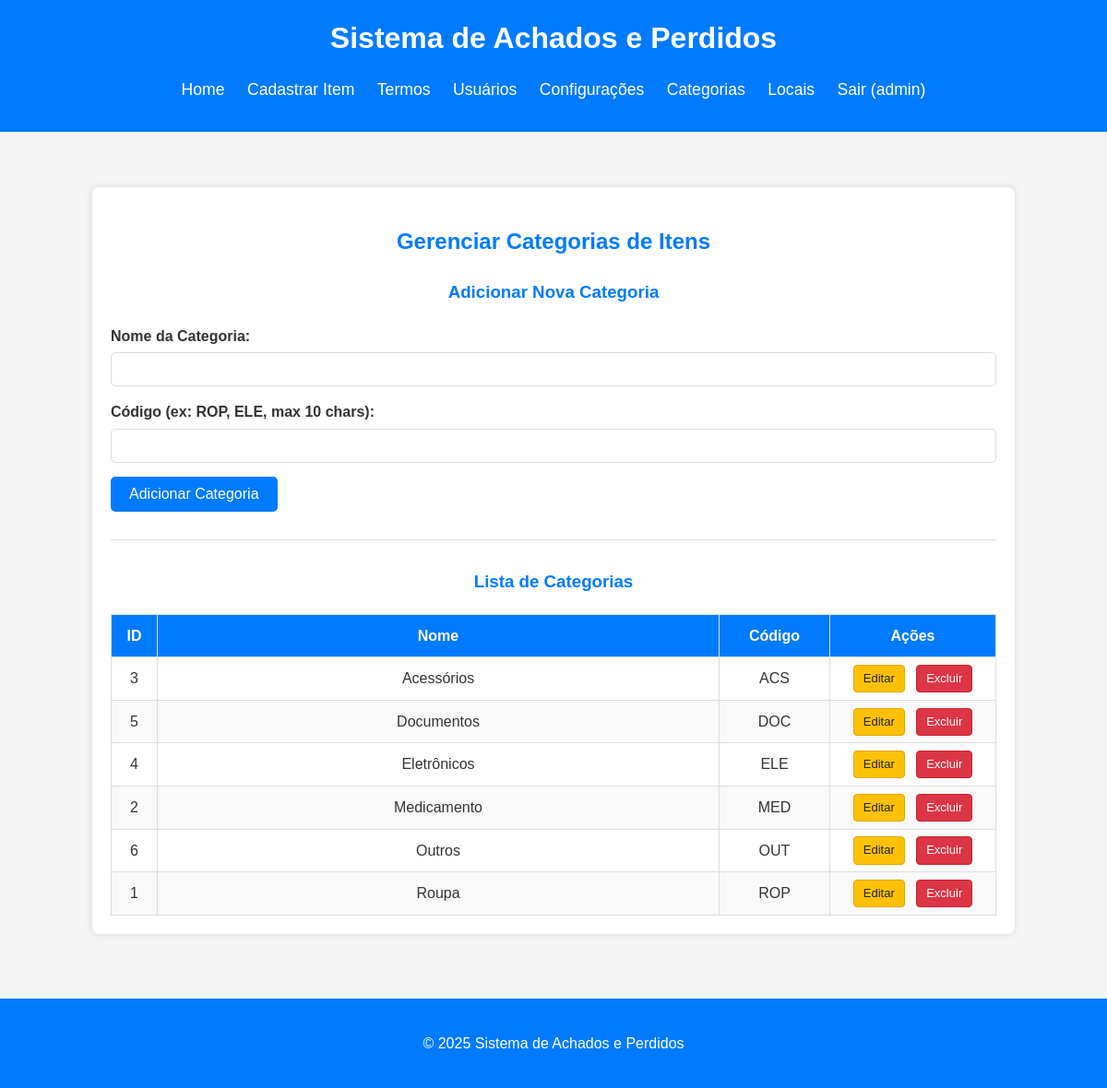
/admin/manage_categories.php (signed in), run on an earlier commit of the app's database.
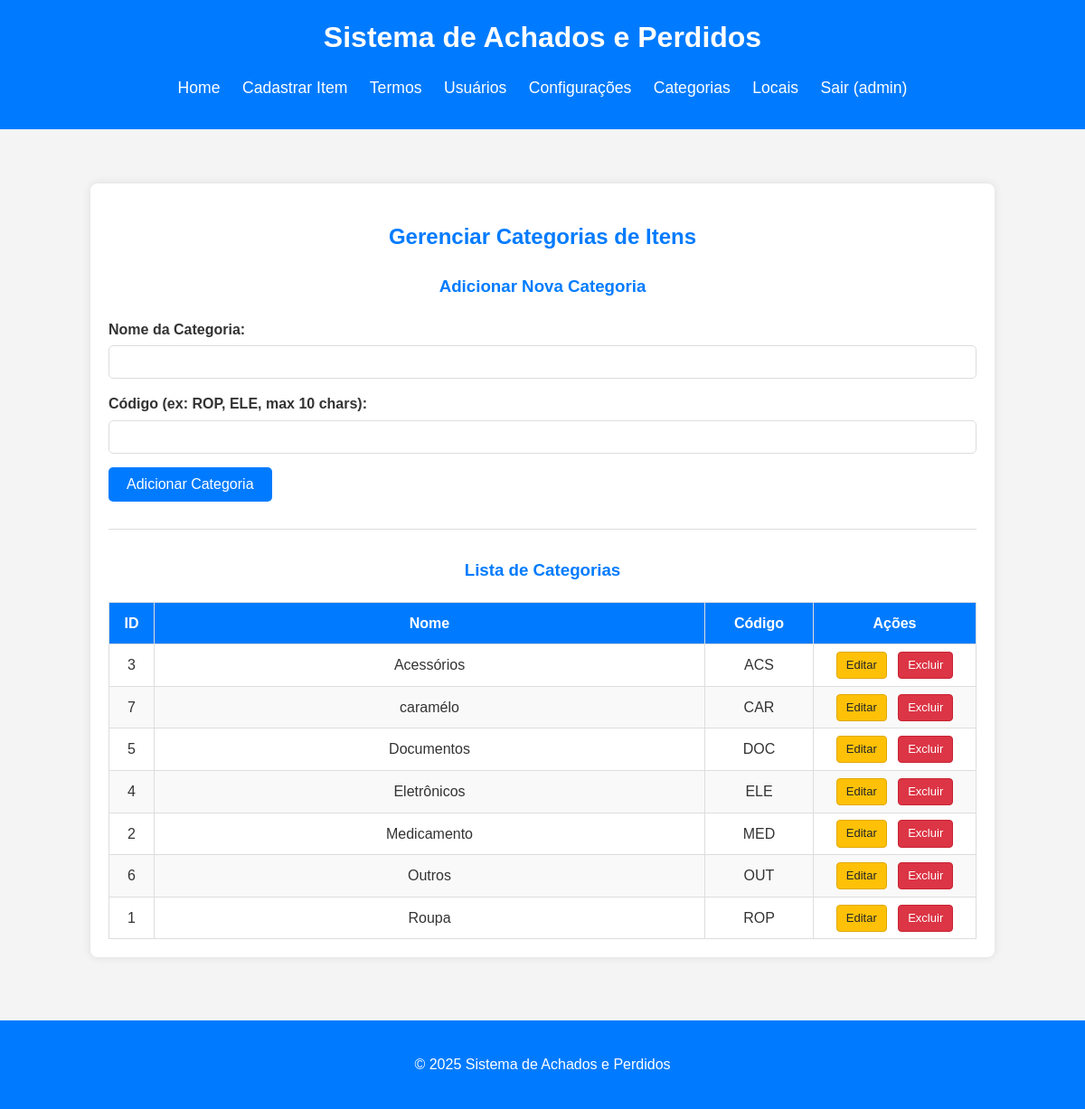
And on a later commit of the database.
### tables this page shows
CREATE TABLE IF NOT EXISTS `categories` (
    `id` INT AUTO_INCREMENT PRIMARY KEY,
    `name` VARCHAR(255) NOT NULL UNIQUE,
    `code` VARCHAR(10) NOT NULL UNIQUE
);

### src/auth.php (called while the page is built, shortened)
<?php
function is_logged_in() {
    return isset($_SESSION['user_id']);
}
function is_admin() {
    return isset($_SESSION['user_role']) &&
           ($_SESSION['user_role'] === 'admin' ||
            $_SESSION['user_role'] === 'admin-aprovador' ||
            $_SESSION['user_role'] === 'superAdmin');
}
function is_super_admin() {
    return isset($_SESSION['user_role']) && $_SESSION['user_role'] === 'superAdmin';
}
?>

### src/admin/manage_categories.php (the view, shortened to what this page needs)
<?php
require_once '../auth.php';
require_once '../db_connect.php';
$categories = [];
$sql_categories = "SELECT id, name, code FROM categories ORDER BY name ASC";
$result_categories = $conn->query($sql_categories);
if ($result_categories && $result_categories->num_rows > 0) {
    while ($row = $result_categories->fetch_assoc()) {
        $categories[] = $row;
    }
} elseif ($result_categories === false) {
    error_log("SQL Error (fetch_categories): " . $conn->error);
    $_SESSION['page_error_message'] = "Erro ao carregar lista de categorias.";
}
require_once '../templates/header.php';
?>
<div class="container admin-container">
    <h2>Gerenciar Categorias de Itens</h2>
    <div id="addCategorySection">
        <h3>Adicionar Nova Categoria</h3>
        <form action="category_handler.php" method="POST" class="form-admin">
            <div>
                <label for="name_add">Nome da Categoria:</label>
                <input type="text" id="name_add" name="name" required>
            </div>
            <div>
                <label for="code_add">Código (ex: ROP, ELE, max 10 chars):</label>
                <input type="text" id="code_add" name="code" required maxlength="10" pattern="[A-Za-z0-9_]+" title="Use letras, números ou underscore.">
            </div>
            <div>
                <button type="submit">Adicionar Categoria</button>
            </div>
        </form>
    </div>
    <hr>
    <h3>Lista de Categorias</h3>
    <?php if (!empty($categories)): ?>
    <table class="admin-table">
        <colgroup>
            <col style="width: 50px;">
            <col style="width: auto;">
            <col style="width: 120px;">
            <col style="width: 180px;">
        </colgroup>
        <thead>
            <tr>
                <th>ID</th>
                <th>Nome</th>
                <th>Código</th>
                <th>Ações</th>
            </tr>
        </thead>
        <tbody>
            <?php foreach ($categories as $category): ?>
            <tr>
                <td><?php echo htmlspecialchars($category['id']); ?></td>
                <td><?php echo htmlspecialchars($category['name']); ?></td>
                <td><?php echo htmlspecialchars($category['code']); ?></td>
                <td class="actions-cell category-actions-cell-override">
                    <button type="button" class="button-edit" onclick="populateEditCategoryForm(<?php echo htmlspecialchars($category['id']); ?>)">Editar</button>
                    <button type="button" class="button-delete" onclick="confirmDeleteCategory(<?php echo htmlspecialchars($category['id']); ?>)">Excluir</button>
                </td>
            </tr>
            <?php endforeach; ?>
        </tbody>
    </table>
    <?php else: ?>
    <p>Nenhuma categoria encontrada.</p>
    <?php endif; ?>
</div>
<?php
require_once '../templates/footer.php';
?>

### src/templates/header.php (shortened to what this page needs)
<?php
$base_site_title = "Sistema de Achados e Perdidos";
$display_h1_title = $base_site_title;
$is_index_page = basename($_SERVER['PHP_SELF']) == 'index.php';
?>
<!DOCTYPE html>
<html lang="pt-br">
<head>
    <link rel="stylesheet" href="/style.css">
</head>
<body>
    <header>
        <h1><?php echo $display_h1_title; ?></h1>
        <nav>
            <ul>
                <?php if (!$is_index_page): ?>
                    <li><a href="/home.php">Home</a></li>
                    <li><a href="/register_item_page.php">Cadastrar Item</a></li>
                    <li><a href="/manage_terms.php">Termos</a></li>
                <?php endif; ?>
                <?php if (is_super_admin()): ?>
                    <li><a href="/admin/manage_users.php">Usuários</a></li>
                    <li><a href="/admin/settings_page.php">Configurações</a></li>
                <?php endif; ?>
                <?php if (is_admin()):  ?>
                    <li><a href="/admin/manage_categories.php">Categorias</a></li>
                    <li><a href="/admin/manage_locations.php">Locais</a></li>
                <?php endif; ?>
                <?php if (is_logged_in()): ?>
                    <li><a href="/logout_handler.php">Sair (<?php echo htmlspecialchars($_SESSION['username'] ?? 'Usuário'); ?>)</a></li>
                <?php else: ?>
                    <?php if (!$is_index_page): ?>
                        <li><a href="/index.php">Login</a></li>
                    <?php endif; ?>
                <?php endif; ?>
            </ul>
        </nav>
    </header>
    <main>

### src/templates/footer.php (shortened to what this page needs)
</main>
    <footer>
        <p>&copy; <?php echo date("Y"); ?> Sistema de Achados e Perdidos</p>
    </footer>
</body>
</html>

### src/style.css (style rules this page uses)
body { font-family: Arial, sans-serif; line-height: 1.6; margin: 0; padding: 0; background-color: #f4f4f4; color: #333; }
.container { width: 80%; margin: auto; overflow: hidden; padding: 20px; background-color: #fff; border-radius: 8px; box-shadow: 0 0 10px rgba(0,0,0,0.1); }
header { background: #007bff; color: #fff; padding: 1rem 0; text-align: center; margin-bottom: 20px; }
header h1 { margin: 0; font-size: 2em; }
header nav ul { padding: 0; list-style: none; }
header nav ul li { display: inline; margin: 0 10px; }
header nav a { color: #fff; text-decoration: none; font-size: 1.1em; }
main { padding: 20px 0; }
form div { margin-bottom: 15px; }
form label { display: block; margin-bottom: 5px; font-weight: bold; }
form input[type="text"], form input[type="password"], form input[type="date"], form input[type="time"], form select, form textarea { width: 100%; padding: 10px; border: 1px solid #ddd; border-radius: 5px; box-sizing: border-box; }
form button[type="submit"] { display: block; width: auto; padding: 10px 20px; background: #007bff; color: white; border: none; border-radius: 5px; cursor: pointer; font-size: 1em; }
footer { text-align: center; padding: 20px; margin-top: 30px; background: #007bff; color: #fff; }
a { color: #007bff; text-decoration: none; }
.admin-container { margin: 20px auto; padding: 20px; background-color: #fff; border-radius: 8px; box-shadow: 0 0 10px rgba(0,0,0,0.1); }
.admin-container h2, .admin-container h3 { color: #007bff; margin-bottom: 20px; text-align: center; }
.admin-container hr { margin: 30px 0; border: 0; border-top: 1px solid #ddd; }
.admin-container form label { font-weight: bold; }
.admin-container form input[type="text"], .admin-container form input[type="password"], .admin-container form input[type="date"], .admin-container form input[type="time"], .admin-container form select { transition: border-color 0.15s ease-in-out, box-shadow 0.15s ease-in-out; }
.admin-table { width: 100%; border-collapse: collapse; margin-top: 0; margin-bottom: 0; table-layout: fixed; border-left: none; border-right: none; border-top: none; }
.admin-table th, .admin-table td { border: 1px solid #ddd; padding: 10px 12px; text-align: center; vertical-align: middle; box-sizing: border-box; }
.admin-table th { background-color: #007bff; color: #fff; font-weight: bold; }
.admin-table tr:nth-child(even) { background-color: #f9f9f9; }
.button-primary, .button-secondary, .button-edit, .button-delete, .button-details { padding: 5px 10px; font-size: 13px; line-height: 1.4; border-radius: 4px; cursor: pointer; text-decoration: none; display: inline-block; vertical-align: middle; text-align: center; margin:0; box-sizing: border-box; border: 1px solid transparent; transition: background-color 0.15s ease-in-out, border-color 0.15s ease-in-out, transform 0.2s ease-in-out; }
.button-edit { background-color: #ffc107; color: #212529; border-color: #e0a800; }
.button-delete { background-color: #dc3545; color: white; border-color: #c82333; }
.admin-table td.category-actions-cell-override { text-align: center; vertical-align: middle; padding: 5px; display: table-cell !important; }
.admin-table td.category-actions-cell-override button { display: inline-block; vertical-align: middle; }
.admin-table td.category-actions-cell-override button + button { margin-left: 8px; }

What changed in the data, as far as the page shows it:
added categories: id "7", name "caramélo", code "CAR"
